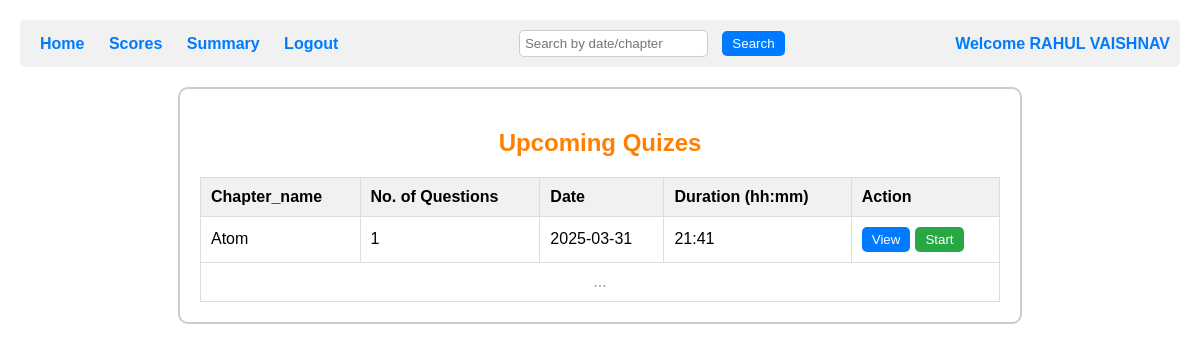
The page /user_home/0 on the database as committed earlier.
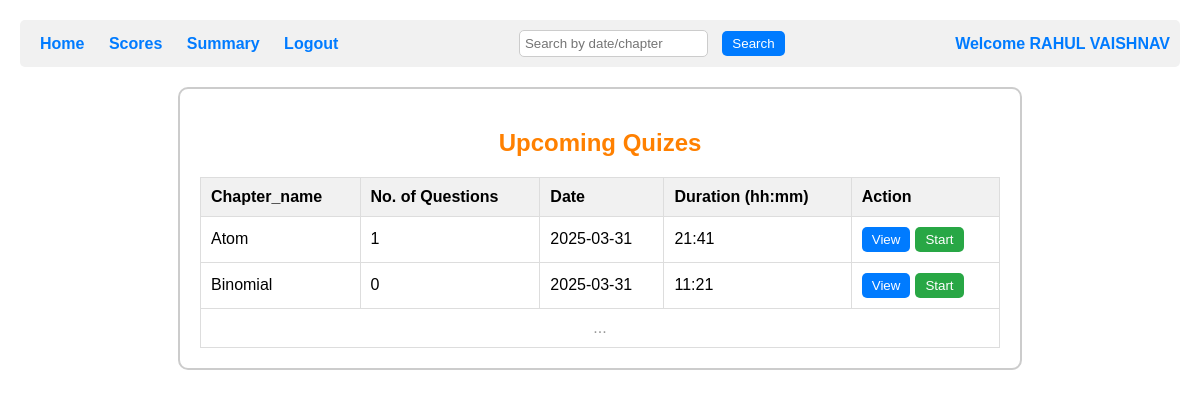
The same page on the database as committed later.
### backend/models.py (models this page shows)
class Admin_User_Details(db.Model):
    __tablename__ = 'admin_user_details'
    id=db.Column(db.Integer, primary_key=True,autoincrement=True)#Ensures that the ID column automatically increments for each new row inserted into the table.It applies only to integer primary keys.The database automatically assigns a new unique ID starting from 1 and increases by 1 for each new entry.
    email_username = db.Column(db.String(120), nullable=False, unique=True)
    password = db.Column(db.String(120), nullable=False)#not neccessary to be unique# here string(120) means 120 characters
    Full_name = db.Column(db.String(80), nullable=False)#not neccessary to be unique
    qualification=db.Column(db.String(80), nullable=False)#not neccessary to be unique
    date_of_birth=db.Column(db.String(80), nullable=False)#not neccessary to be unique
    role = db.Column(db.Integer, nullable=False, default=1)#remember this only the first user with register through this register form,admins will have to register in db browser manually or using insert command of sql
    scores_of_a_userid = db.relationship('Scores', cascade='all, delete', backref='admin_user_details', lazy=True)#name of the backrefrence is scores_of_a_userid#we say this is linked to the scores table#cascade means if a id gets deleted here delete all the data of scores linked to that id#backref=admin_user_details means the current table or the table to which it is backrefrencing#loading style is lazy()

class Quiz(db.Model):#class name should start with capital letter,tablename should start with small letter
    __tablename__ = 'quiz'
    quiz_id=db.Column(db.Integer, primary_key=True,autoincrement=True)#iska student id se kuch lena dena nahi hai
    chapter_id=db.Column(db.Integer, db.ForeignKey('chapters.chapter_id'), nullable=False)
    date_quiz=db.Column(db.String(80), nullable=False)
    time_duration=db.Column(db.Integer, nullable=False)
    chapter_name=db.Column(db.String(80) , nullable=False)#remember it has relationship with chapters tables as of chapter_name
    questions_of_a_quiz_id = db.relationship('Questions', cascade='all, delete', backref='quiz', lazy=True)# it tells all the questions of a quiz(here we are getting quiz through quiz id)

### backend/controllers.py (the view)
@app.route("/user_home/<int:user_id>")
def user_home(user_id):
    user=Admin_User_Details.query.filter_by(id=user_id).first().Full_name
    subjects=Subjects.query.all()
    question_counts = {}
    subject=Subjects.query.all()
    chapter=Chapters.query.all()
    for subject in subjects:
        for chapter in subject.chapters_of_a_subject_id:
            count = Questions.query.filter_by(chapter_id=chapter.chapter_id).count()
            question_counts[chapter.chapter_id] = count # Store count for each chapter and creating dictionary
    quiz_details=Quiz.query.all()
    return render_template("1_user_home.html",user=user,quizes=quiz_details,question_counts=question_counts,user_id=user_id)

### templates/1_user_home.html (shortened to what this page needs)
<!DOCTYPE html>
<html lang="en">
<head>
    <link rel="stylesheet" href="/static/css/1_user_home.css">
</head>
<body>
    <div class="header">
        <div>
            <a href="/user_home/{{user_id}}">Home</a>
            <a href="/score/{{user_id}}">Scores</a>
            <a href="/user_summary/{{user_id}}">Summary</a>
            <a href="/">Logout</a>
        </div>
        <div class="search">
            <form action="/search_user_home/{{user_id}}" method="post">
                <input type="text" name="search" placeholder="Search by date/chapter">
                <button type="submit">Search</button>
            </form>
        </div>
        <div class="welcome">Welcome {{user}}</div>
    </div>
    <div class="dashboard">
        <h2>Upcoming Quizes</h2>
        <table>
            <thead>
                <tr>
                    <th>Chapter_name</th>
                    <th>No. of Questions</th>
                    <th>Date</th>
                    <th>Duration (hh:mm)</th>
                    <th>Action</th>
                </tr>
            </thead>
            <tbody>
                {% if quizes %}
                {% for quiz in quizes %}
                <tr>
                    <td>{{quiz.chapter_name}}</td>
                    <td>{{question_counts[quiz.chapter_id]}}</td>
                    <td>{{quiz.date_quiz}}</td>
                    <td>{{quiz.time_duration}}</td>
                    <td>
                        <div class="action-buttons">
                            <a href="/view_details/{{quiz.chapter_id}}/{{user_id}}"><button class="view-button">View</button></a>
                            <a href="/start_test/{{quiz.quiz_id}}/{{user_id}}"><button class="start-button">Start</button></a>
                        </div>
                    </td>
                </tr>
                {% endfor %}
                {% else %}
                <tr>
                    <td colspan="5" style="text-align: center;" >No quizes found</td>
                </tr>
                {% endif %}
                <tr>
                    <td colspan="5" class="ellipsis">...</td>
                </tr>
            </tbody>
        </table>
    </div>
</body>
</html>

### static/css/1_user_home.css (style rules this page uses)
body { font-family: Arial, sans-serif; margin: 20px; padding: 0; }
.search { display: flex; align-items: center; }
.search input { padding: 5px; border: 1px solid #ccc; border-radius: 5px; margin-right: 10px; }
.search button { padding: 5px 10px; border: none; border-radius: 5px; background-color: #007bff; color: white; cursor: pointer; }
.header { display: flex; justify-content: space-between; align-items: center; padding: 10px; background-color: #f1f1f1; border-radius: 5px; margin-bottom: 20px; }
.header a { margin: 0 10px; text-decoration: none; color: #007bff; font-weight: bold; }
.header input[type="text"] { padding: 5px; border: 1px solid #ccc; border-radius: 5px; }
.welcome { font-weight: bold; color: #007bff; }
.dashboard { width: 100%; max-width: 800px; margin: 0 auto; border: 2px solid #ccc; border-radius: 10px; padding: 20px; }
.dashboard h2 { text-align: center; margin-bottom: 20px; color: #ff8000; }
table { width: 100%; border-collapse: collapse; }
th, td { text-align: left; padding: 10px; border: 1px solid #ddd; }
th { background-color: #f1f1f1; }
.action-buttons { display: flex; gap: 5px; }
.view-button { padding: 5px 10px; background-color: #007bff; color: white; border: none; border-radius: 5px; cursor: pointer; }
.start-button { padding: 5px 10px; background-color: #28a745; color: white; border: none; border-radius: 5px; cursor: pointer; }
.ellipsis { text-align: center; color: #999; }

Rows that differ between the two databases and show on the page:
added Quiz: chapter_name "Binomial", question_counts "0", date_quiz "2025-03-31", time_duration "11:21"
